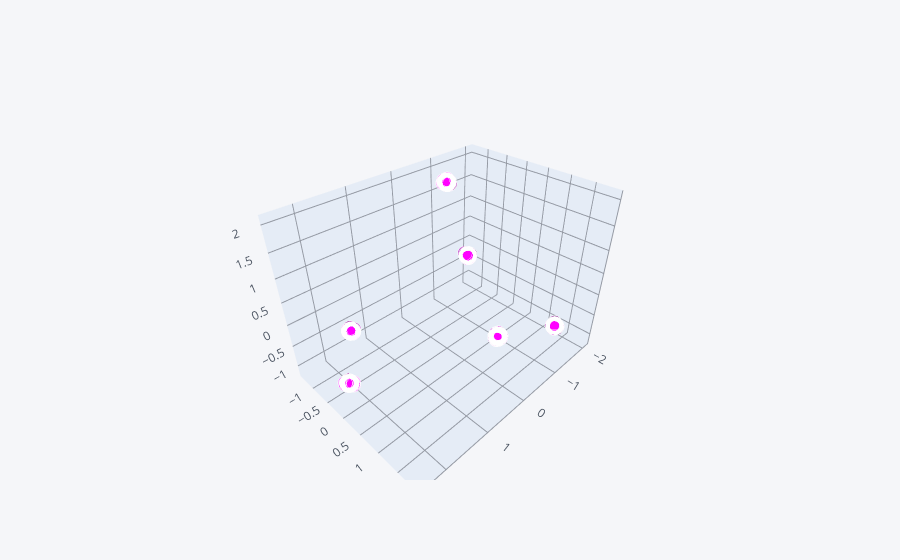

Write notebook code for a chart like this one.
### Code cell
Z.iplot(kind='scatter3d',x='z1',y='z2',z='z3',mode='markers',size=10,color='purple')

### Figure 1 — Plotly figure (JSON) as saved in the notebook; plotly's stock layout.template omitted (floating-point values rounded to 4 significant figures; data arrays with more than 128 entries replaced by an {"elided": "..."} marker saying what was removed)
{"data": [{"marker": {"color": {"elided": "1000 str values"}, "opacity": 0.8, "size": {"elided": "1000 int values"}, "symbol": "circle"}, "mode": "markers", "text": {"elided": "1000 str values"}, "type": "scatter3d", "x": {"elided": "1000 float values"}, "y": {"elided": "1000 float values"}, "z": {"elided": "1000 float values"}}], "layout": {"legend": {"bgcolor": "#F5F6F9", "font": {"color": "#4D5663"}}, "paper_bgcolor": "#F5F6F9", "plot_bgcolor": "#F5F6F9", "scene": {"xaxis": {"gridcolor": "#9499A3", "showgrid": true, "tickfont": {"color": "#4D5663"}, "title": {"font": {"color": "#4D5663"}, "text": ""}, "zerolinecolor": "#9499A3"}, "yaxis": {"gridcolor": "#9499A3", "showgrid": true, "tickfont": {"color": "#4D5663"}, "title": {"font": {"color": "#4D5663"}, "text": ""}, "zerolinecolor": "#9499A3"}, "zaxis": {"gridcolor": "#9499A3", "showgrid": true, "tickfont": {"color": "#4D5663"}, "title": {"font": {"color": "#4D5663"}, "text": ""}, "zerolinecolor": "#9499A3"}}, "title": {"font": {"color": "#4D5663"}}}}
